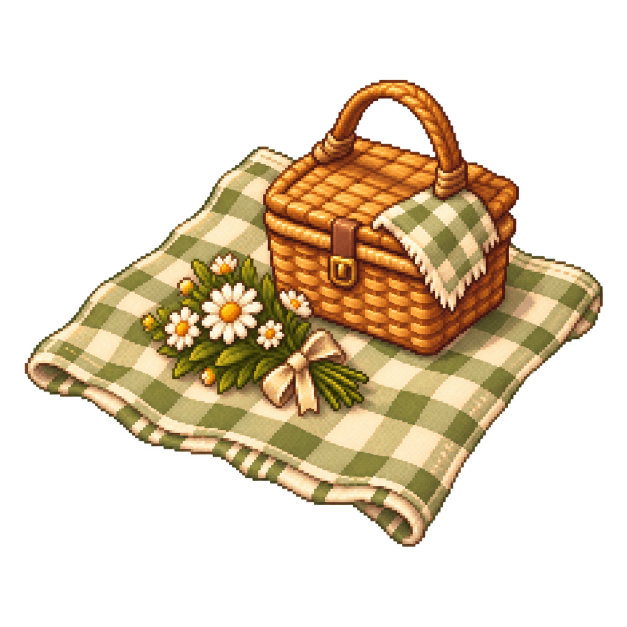
#> input picture art-archive/furniture-before-v156/picnic_blanket.png, 1254 x 1254 px (shown at 1/2 size)
$ python build_animated_object_atlas.py ../art-archive/furniture-before-v156/picnic_blanket.png out.png
#> lines starting #> are read from the running program, lines starting #| are printed output that depends on the picture
"""Normalize a 4x4 generated animated-object sheet into deterministic 128px cells."""

from __future__ import annotations

import argparse
from pathlib import Path

from PIL import Image


def build(source: Path, output: Path) -> None:
    with Image.open(source) as raw:
#> raw is the input picture: PIL image 1254x1254 RGBA; mean R, G, B, A 65.8, 51.9, 31.1, 90.5
        image = raw.convert("RGBA")
        if image.width != image.height:
            raise ValueError("source must be a square 4x4 spritesheet")
        atlas = image.resize((512, 512), Image.Resampling.LANCZOS)
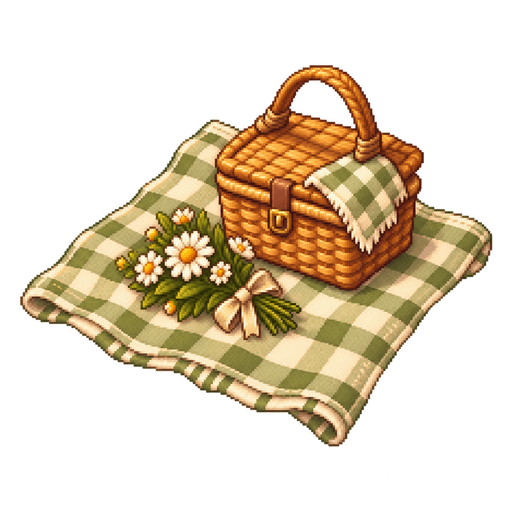
#> atlas: PIL image 512x512 RGBA; mean R, G, B, A 65.2, 51.6, 30.9, 90.5; transparent parts drawn white
        output.parent.mkdir(parents=True, exist_ok=True)
        atlas.save(output, optimize=True)


def main() -> None:
    parser = argparse.ArgumentParser()
    parser.add_argument("source", type=Path)
    parser.add_argument("output", type=Path)
    args = parser.parse_args()
    build(args.source, args.output)


if __name__ == "__main__":
    main()

$ run again, on art-archive/furniture-before-v156/bbq_table.png
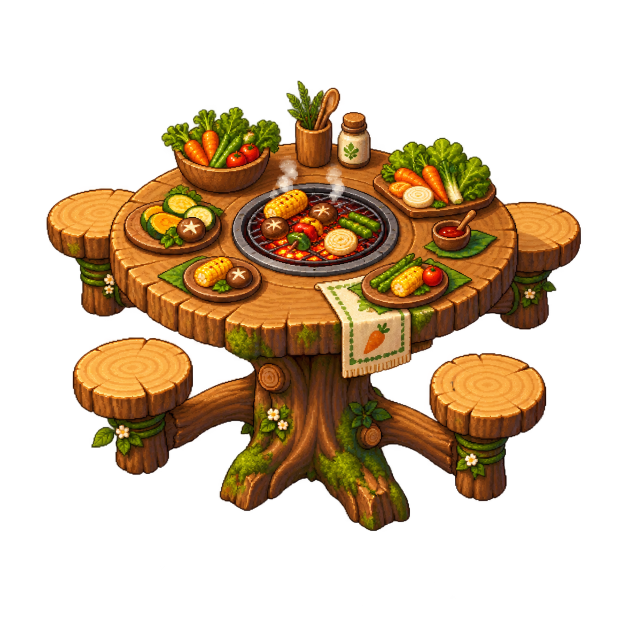
#> input picture art-archive/furniture-before-v156/bbq_table.png, 1254 x 1254 px (shown at 1/2 size)
#> in build, raw is the input picture: PIL image 1254x1254 RGBA; mean R, G, B, A 54.4, 34.9, 11.9, 92.3
#> in build, `atlas = image.resize((512, 512), Image.Resampling.LANCZOS)`:
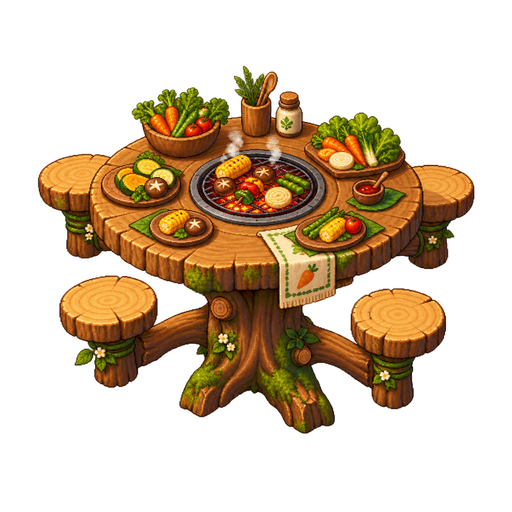
#> atlas: PIL image 512x512 RGBA; mean R, G, B, A 53.7, 34.5, 11.9, 92.3; transparent parts drawn white

$ run again, on art-archive/furniture-before-v156/bench.png
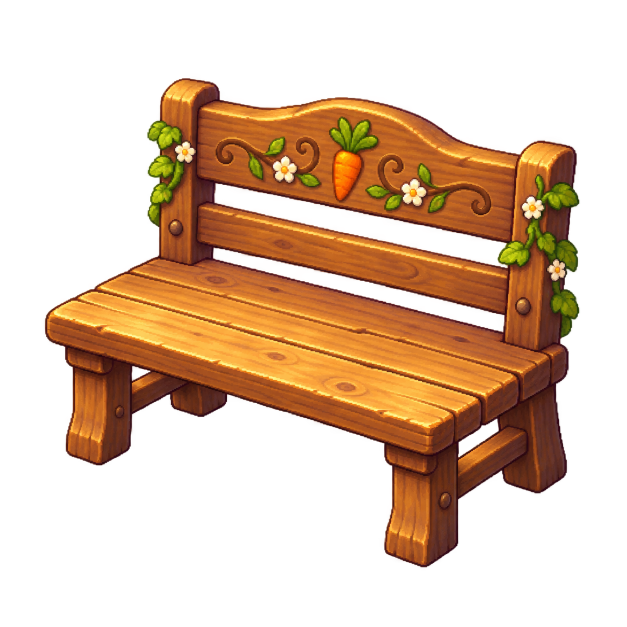
#> input picture art-archive/furniture-before-v156/bench.png, 1254 x 1254 px (shown at 1/2 size)
#> in build, raw is the input picture: PIL image 1254x1254 RGBA; mean R, G, B, A 66.4, 37.5, 14.7, 93.8
#> in build, `atlas = image.resize((512, 512), Image.Resampling.LANCZOS)`:
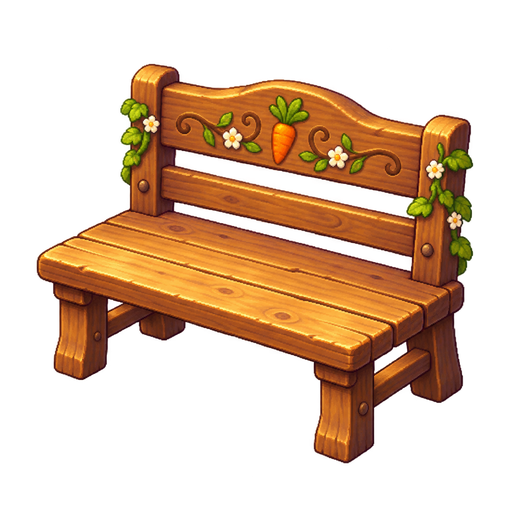
#> atlas: PIL image 512x512 RGBA; mean R, G, B, A 65.5, 37.1, 14.6, 93.8; transparent parts drawn white

$ run again, on art-archive/furniture-before-v156/campfire.png
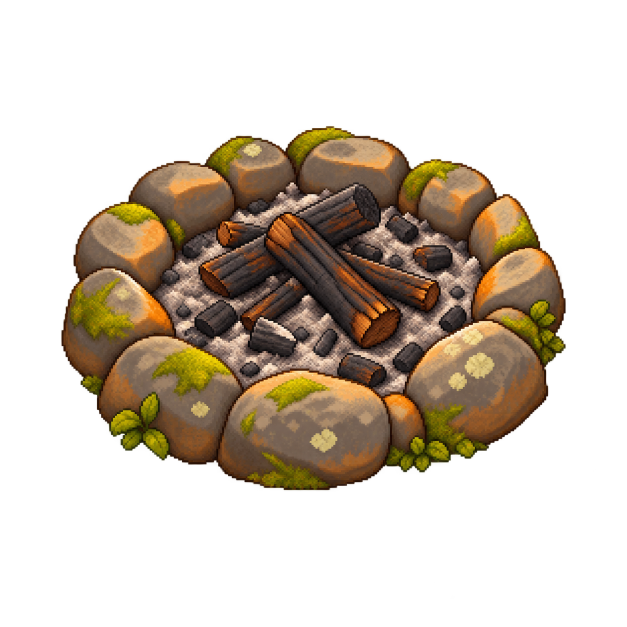
#> input picture art-archive/furniture-before-v156/campfire.png, 1254 x 1254 px (shown at 1/2 size)
#> in build, raw is the input picture: PIL image 1254x1254 RGBA; mean R, G, B, A 45.2, 34.5, 21.2, 90.2
#> in build, `atlas = image.resize((512, 512), Image.Resampling.LANCZOS)`:
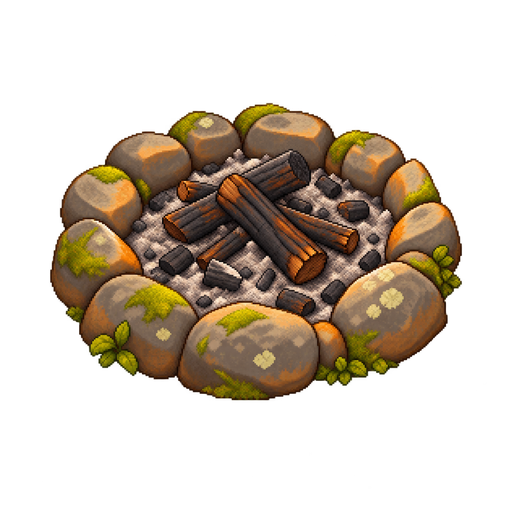
#> atlas: PIL image 512x512 RGBA; mean R, G, B, A 45, 34.3, 21, 90.2; transparent parts drawn white
